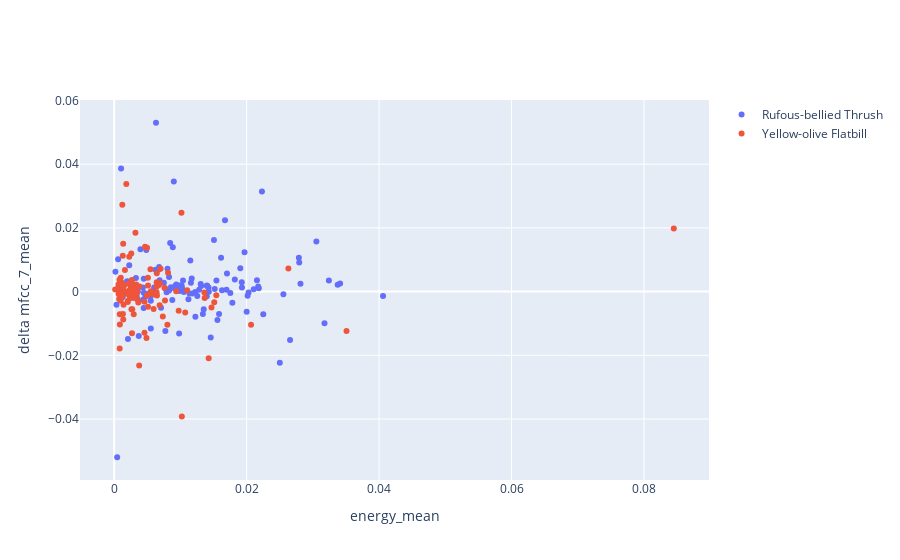

Notebook cell for this chart:
### Code cell
feature1 = 'energy_mean'
feature2 = 'delta mfcc_7_mean'
f1 = np.array(
    [features[0][:, fn.index(feature1)], features[0][:, fn.index(feature2)]]
)
f2 = np.array(
    [features[1][:, fn.index(feature1)], features[1][:, fn.index(feature2)]]
)
# plot 2D features
plots = [
    go.Scatter(x=f1[0, :], y=f1[1, :], name=class_names[0], mode="markers"),
    go.Scatter(x=f2[0, :], y=f2[1, :], name=class_names[1], mode="markers"),
]

layout = go.Layout(xaxis=dict(title=feature1), yaxis=dict(title=feature2))

fig = go.Figure(data=plots, layout=layout)
plotly.offline.iplot(fig)

fig.write_image(os.path.join("./pics", "features", f"fig_zcr_mean_vs_mfcc_1_mean.png"))
